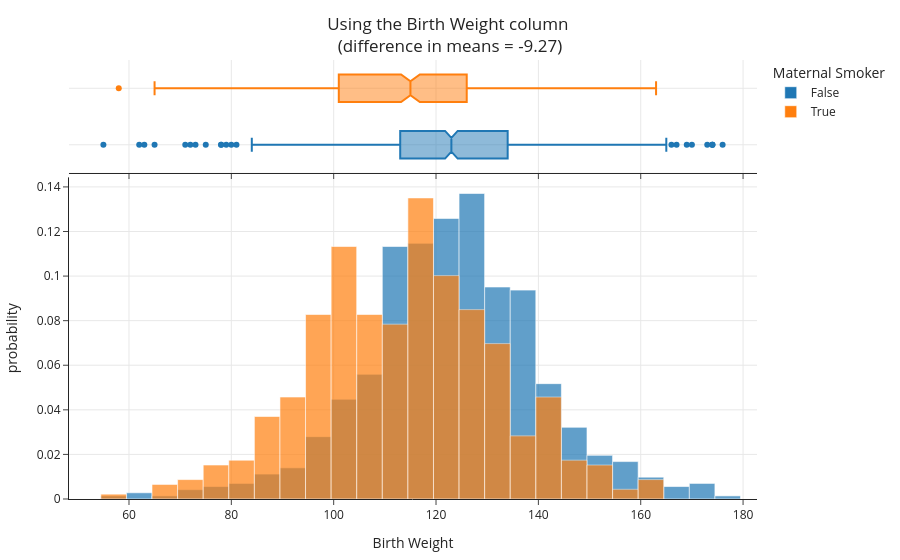
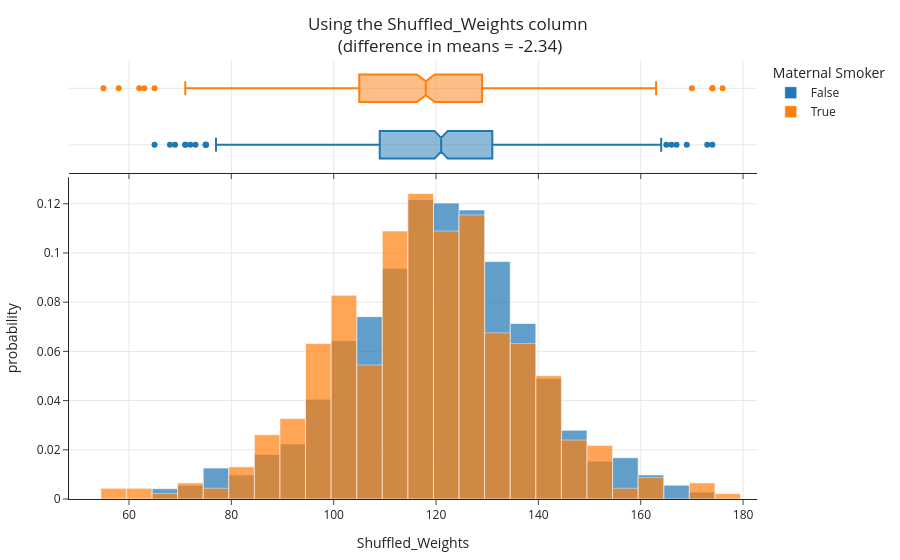

Notebook code for these charts, in order:
### Markdown cell above
Let's visualize both pairs of distributions – what do you notice?

### Code cell
for x in ['Birth Weight', 'Shuffled_Weights']:
    diff = group_means.loc[True, x] - group_means.loc[False, x]
    fig = px.histogram(
        with_shuffled, x=x, color='Maternal Smoker', histnorm='probability', marginal='box', 
        title=f"Using the {x} column <br>(difference in means = {diff:.2f})",
        barmode='overlay', opacity=0.7)
    fig.update_layout(margin=dict(t=60))
    fig.show()

### Figure 1 — Plotly figure (JSON) as saved in the notebook; plotly's stock layout.template omitted (floating-point values rounded to 4 significant figures; data arrays with more than 128 entries replaced by an {"elided": "..."} marker saying what was removed)
{"data": [{"alignmentgroup": "True", "bingroup": "x", "histnorm": "probability", "hovertemplate": "Maternal Smoker=False<br>Birth Weight=%{x}<br>probability=%{y}<extra></extra>", "legendgroup": "False", "marker": {"color": "#1F77B4", "opacity": 0.7, "pattern": {"shape": ""}}, "name": "False", "offsetgroup": "False", "orientation": "v", "showlegend": true, "type": "histogram", "x": {"elided": "715 int values"}, "xaxis": "x", "yaxis": "y"}, {"alignmentgroup": "True", "hovertemplate": "Maternal Smoker=False<br>Birth Weight=%{x}<extra></extra>", "legendgroup": "False", "marker": {"color": "#1F77B4"}, "name": "False", "notched": true, "offsetgroup": "False", "showlegend": false, "type": "box", "x": {"elided": "715 int values"}, "xaxis": "x2", "yaxis": "y2"}, {"alignmentgroup": "True", "bingroup": "x", "histnorm": "probability", "hovertemplate": "Maternal Smoker=True<br>Birth Weight=%{x}<br>probability=%{y}<extra></extra>", "legendgroup": "True", "marker": {"color": "#FF7F0E", "opacity": 0.7, "pattern": {"shape": ""}}, "name": "True", "offsetgroup": "True", "orientation": "v", "showlegend": true, "type": "histogram", "x": {"elided": "459 int values"}, "xaxis": "x", "yaxis": "y"}, {"alignmentgroup": "True", "hovertemplate": "Maternal Smoker=True<br>Birth Weight=%{x}<extra></extra>", "legendgroup": "True", "marker": {"color": "#FF7F0E"}, "name": "True", "notched": true, "offsetgroup": "True", "showlegend": false, "type": "box", "x": {"elided": "459 int values"}, "xaxis": "x2", "yaxis": "y2"}], "layout": {"barmode": "overlay", "legend": {"title": {"text": "Maternal Smoker"}, "tracegroupgap": 0}, "margin": {"t": 60}, "title": {"text": "Using the Birth Weight column <br>(difference in means = -9.27)"}, "xaxis": {"anchor": "y", "domain": [0, 1], "title": {"text": "Birth Weight"}}, "xaxis2": {"anchor": "y2", "domain": [0, 1], "matches": "x", "showticklabels": false}, "yaxis": {"anchor": "x", "domain": [0, 0.7326], "title": {"text": "probability"}}, "yaxis2": {"anchor": "x2", "domain": [0.7426, 1], "matches": "y2", "showline": false, "showticklabels": false, "ticks": ""}}}

### Figure 2 — Plotly figure (JSON) as saved in the notebook; plotly's stock layout.template omitted (floating-point values rounded to 4 significant figures; data arrays with more than 128 entries replaced by an {"elided": "..."} marker saying what was removed)
{"data": [{"alignmentgroup": "True", "bingroup": "x", "histnorm": "probability", "hovertemplate": "Maternal Smoker=False<br>Shuffled_Weights=%{x}<br>probability=%{y}<extra></extra>", "legendgroup": "False", "marker": {"color": "#1F77B4", "opacity": 0.7, "pattern": {"shape": ""}}, "name": "False", "offsetgroup": "False", "orientation": "v", "showlegend": true, "type": "histogram", "x": {"elided": "715 int values"}, "xaxis": "x", "yaxis": "y"}, {"alignmentgroup": "True", "hovertemplate": "Maternal Smoker=False<br>Shuffled_Weights=%{x}<extra></extra>", "legendgroup": "False", "marker": {"color": "#1F77B4"}, "name": "False", "notched": true, "offsetgroup": "False", "showlegend": false, "type": "box", "x": {"elided": "715 int values"}, "xaxis": "x2", "yaxis": "y2"}, {"alignmentgroup": "True", "bingroup": "x", "histnorm": "probability", "hovertemplate": "Maternal Smoker=True<br>Shuffled_Weights=%{x}<br>probability=%{y}<extra></extra>", "legendgroup": "True", "marker": {"color": "#FF7F0E", "opacity": 0.7, "pattern": {"shape": ""}}, "name": "True", "offsetgroup": "True", "orientation": "v", "showlegend": true, "type": "histogram", "x": {"elided": "459 int values"}, "xaxis": "x", "yaxis": "y"}, {"alignmentgroup": "True", "hovertemplate": "Maternal Smoker=True<br>Shuffled_Weights=%{x}<extra></extra>", "legendgroup": "True", "marker": {"color": "#FF7F0E"}, "name": "True", "notched": true, "offsetgroup": "True", "showlegend": false, "type": "box", "x": {"elided": "459 int values"}, "xaxis": "x2", "yaxis": "y2"}], "layout": {"barmode": "overlay", "legend": {"title": {"text": "Maternal Smoker"}, "tracegroupgap": 0}, "margin": {"t": 60}, "title": {"text": "Using the Shuffled_Weights column <br>(difference in means = -2.34)"}, "xaxis": {"anchor": "y", "domain": [0, 1], "title": {"text": "Shuffled_Weights"}}, "xaxis2": {"anchor": "y2", "domain": [0, 1], "matches": "x", "showticklabels": false}, "yaxis": {"anchor": "x", "domain": [0, 0.7326], "title": {"text": "probability"}}, "yaxis2": {"anchor": "x2", "domain": [0.7426, 1], "matches": "y2", "showline": false, "showticklabels": false, "ticks": ""}}}
